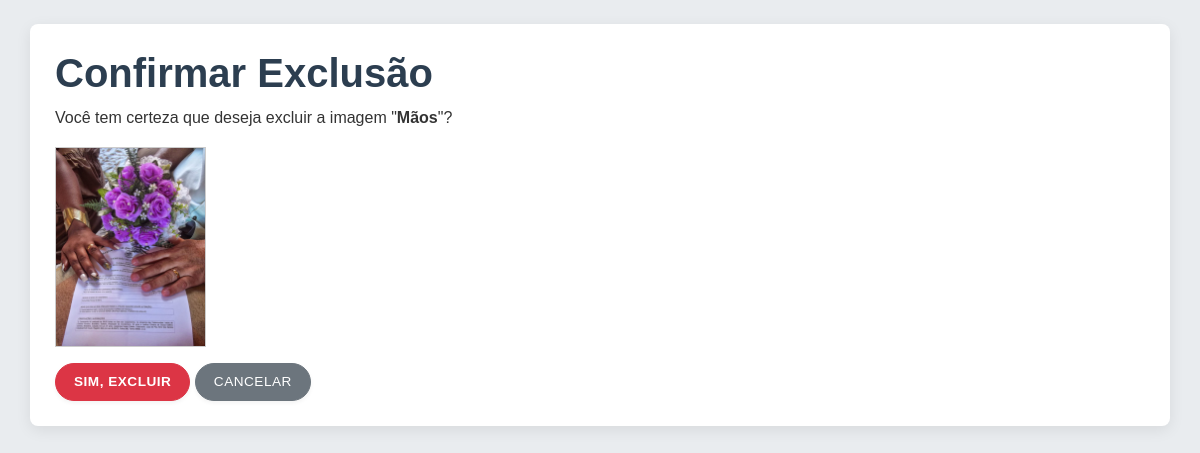
The app's page /excluir/2/ with its own data.
### galeria/models.py (models this page shows, shortened)
class Imagem(models.Model):
    titulo = models.CharField(max_length=100, verbose_name="Título")
    descricao = models.TextField(blank=True, null=True, verbose_name="Descrição")
    imagem = models.ImageField(upload_to='imagens_galeria/', verbose_name="Arquivo da Imagem")
    data_upload = models.DateTimeField(default=timezone.now, verbose_name="Data de Upload")
    class Meta:
        verbose_name = "Imagem"
        verbose_name_plural = "Imagens"
        ordering = ['-data_upload'] # Ordenar da mais recente para a mais antiga

### galeria/views.py (the view, shortened to what this page needs)
# urls.py: path('excluir/<int:id_imagem>/', views.excluir_imagem, name='excluir_imagem'),
def excluir_imagem(request, id_imagem):
    imagem_obj = get_object_or_404(Imagem, pk=id_imagem)
    contexto = {'imagem_obj': imagem_obj}
    return render(request, 'galeria/confirmar_exclusao.html', contexto)

### galeria/templates/galeria/confirmar_exclusao.html (shortened to what this page needs)
{% extends "base.html" %}
{% block conteudo %}
<h1>Confirmar Exclusão</h1>
<p>Você tem certeza que deseja excluir a imagem "<strong>{{ imagem_obj.titulo }}</strong>"?</p>
{% if imagem_obj.imagem %}
<div class="my-3">
    <img src="{{ imagem_obj.imagem.url }}" alt="{{ imagem_obj.titulo }}" style="max-width: 300px; max-height: 200px; border: 1px solid #ccc;">
</div>
{% endif %}
<form method="POST" action="{% url 'excluir_imagem' id_imagem=imagem_obj.id %}">
    <button type="submit" class="btn btn-danger botao-confirmar-excluir">Sim, Excluir</button>
    <a href="{% url 'listar_imagens' %}" class="btn btn-secondary botao-formulario-cancelar">Cancelar</a>
</form>
{% endblock %}

### static/css/estilo.css (style rules this page uses)
body { font-family: 'Arial', sans-serif; background-color: #e9ecef; color: #333; line-height: 1.6; }
h1, h2, h3, h4, h5, h6 { color: #2c3e50; font-weight: bold; }
.btn { border-radius: 20px; padding: 8px 18px; font-weight: 500; transition: all 0.25s ease-in-out; letter-spacing: 0.5px; text-transform: uppercase; font-size: 0.85rem; box-shadow: 0 2px 4px rgba(0,0,0,0.05); }
.botao-confirmar-excluir { font-weight: bold; }

### records on screen
Imagem: titulo "Mãos", imagem (picture)
